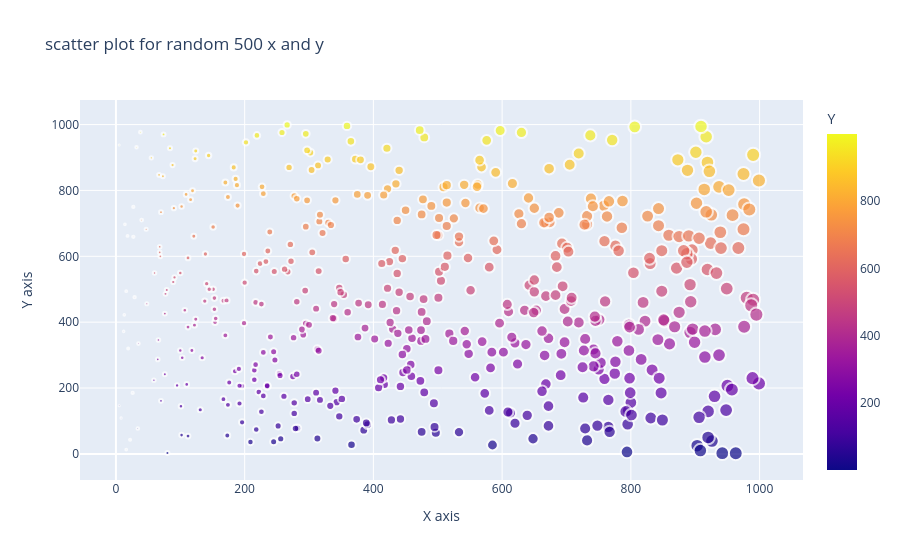

Here is the notebook cell this chart was saved with:
### Code cell
# 3. Write a program to draw a scatter plot for random 500 x and y coordinates and style it 

df=pd.DataFrame({
    "X":np.random.randint(1,1000,500),
    "Y":np.random.randint(1,1000,500)
})

fig=ple.scatter(df,x="X",y="Y",color='Y',size='X',size_max=10,opacity=0.7,title="scatter plot for random 500 x and y")

fig.update_traces(marker=dict(line=dict(width=2)))
fig.update_layout(
    xaxis_title='X axis',
    yaxis_title='Y axis'
)

fig.show()

### Figure 1 — Plotly figure (JSON) as saved in the notebook; plotly's stock layout.template omitted (floating-point values rounded to 4 significant figures; data arrays with more than 128 entries replaced by an {"elided": "..."} marker saying what was removed)
{"data": [{"hovertemplate": "X=%{marker.size}<br>Y=%{marker.color}<extra></extra>", "legendgroup": "", "marker": {"color": {"elided": "500 int values"}, "coloraxis": "coloraxis", "line": {"width": 2}, "opacity": 0.7, "size": {"elided": "500 int values"}, "sizemode": "area", "sizeref": 9.99, "symbol": "circle"}, "mode": "markers", "name": "", "orientation": "v", "showlegend": false, "type": "scatter", "x": {"elided": "500 int values"}, "xaxis": "x", "y": {"elided": "500 int values"}, "yaxis": "y"}], "layout": {"coloraxis": {"colorbar": {"title": {"text": "Y"}}, "colorscale": [[0, "#0d0887"], [0.1111, "#46039f"], [0.2222, "#7201a8"], [0.3333, "#9c179e"], [0.4444, "#bd3786"], [0.5556, "#d8576b"], [0.6667, "#ed7953"], [0.7778, "#fb9f3a"], [0.8889, "#fdca26"], [1, "#f0f921"]]}, "legend": {"itemsizing": "constant", "tracegroupgap": 0}, "title": {"text": "scatter plot for random 500 x and y"}, "xaxis": {"anchor": "y", "domain": [0, 1], "title": {"text": "X axis"}}, "yaxis": {"anchor": "x", "domain": [0, 1], "title": {"text": "Y axis"}}}}
